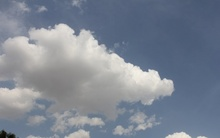
%> input picture f1.jpg, 220 x 138 px, shrunk from 640 x 400 before the run
$ octave 'main (Tu Tianheng'"'"'s conflicted copy 2015-07-15).m'   (GNU Octave 9; MATLAB toolbox functions it lacks are replaced by stand-ins)
%> lines starting %> are read from the running program, lines starting %| are printed output that depends on the picture
### ImagePlot.m
function [] = ImagePlot( image, seg_num, x_vector, y_vector )
%IMAGEPLOT Summary of this function goes here
%   Detailed explanation goes here
% image is the picture that you want to show
% seg_num is the block size of the image, here due to the
% image size is 360*600 we can use seg_num = 20, 30, 40, 60, etc.
% x_vector and y_vector are the x and y of the motion vector

rgb = image;
a = x_vector;
b = y_vector;
% subplot(1,2,1);
imshow(rgb)

hold on;

M = size(rgb,1);
N = size(rgb,2);

for k = 1:seg_num:M
    x = [1 N];
    y = [k k];
    plot(x,y,'Color','w','LineStyle','-');
    plot(x,y,'Color','k','LineStyle',':');
end

for k = 1:seg_num:N
    x = [k k];
    y = [1 M];
    plot(x,y,'Color','w','LineStyle','-');
    plot(x,y,'Color','k','LineStyle',':');
end

hold on;


[X, Y] = meshgrid(seg_num/2:seg_num:(M),seg_num/2:seg_num:(N));
X = X';
Y = Y';
a = a;
b = b;

quiver(Y,X,b,a,'r');

% colormap hsv;
hold off;


end

### ImagePlotSuper.m
function [] = ImagePlotSuper( image1, image2, seg_num, x_vector, y_vector )

%IMAGEPLOT Summary of this function goes here
%   Detailed explanation goes here
% image is the picture that you want to show
% seg_num is the block size of the image, here due to the
% image size is 360*600 we can use seg_num = 20, 30, 40, 60, etc.
% x_vector and y_vector are the x and y of the motion vector


%%%%%%%%%%%%%%%%%%%%%%%%%%%%%%%%%%%%%%%%%%%%
%%%%% Show Two Images in Superposition %%%%%
%%%%%%%%%%%%%%%%%%%%%%%%%%%%%%%%%%%%%%%%%%%%
rgb1 = image1;
a = x_vector;
b = y_vector;
% [8 lines of commented-out code are left out]

C = imfuse(image1,image2,'blend','Scaling','joint');
imshow(C);
hold on;


%%%%%%%%%%%%%%%%%%%%%%%%%%%%%%%%%%%%%%%%%%%%%%%%%%%%%%%
%%% Print the motion vector onto the Image %%%%%%%%%%%%
%%%%%%%%%%%%%%%%%%%%%%%%%%%%%%%%%%%%%%%%%%%%%%%%%%%%%%%
M = size(rgb1,1);
N = size(rgb1,2);

for k = 1:seg_num:M
    x = [1 N];
    y = [k k];
    plot(x,y,'Color','w','LineStyle','-');
    plot(x,y,'Color','k','LineStyle',':');
end

for k = 1:seg_num:N
    x = [k k];
    y = [1 M];
    plot(x,y,'Color','w','LineStyle','-');
    plot(x,y,'Color','k','LineStyle',':');
end

hold on;


[X, Y] = meshgrid(seg_num/2:seg_num:(M),seg_num/2:seg_num:(N));
X = X';
Y = Y';
a = a;
b = b;

quiver(Y,X,b,a,'r');

% colormap hsv;
hold off;


end

### HexMovDetector.m
function [res_r,res_c] = HexMovDetector( pixel1, pixel2,seg_num, BlurFlag,blur_index )
%MOVDETECTOR Summary of this function goes here
%   Detailed explanation goes here
% input args is the two frames and the blur flag
% ooutput args is the moving vector for each small blocks
    %%%%%%%%%%%%%%%%%%%%%%%%%%%%%%%%%%%%%%%%%%%%%%%%%%%%%%%%%%%%%%%%%%%%%%%
    %  parameters
    %%%%%%%%%%%%%%%%%%%%%%%%%%%%%%%%%%%%%%%%%%%%%%%%%%%%%%%%%%%%%%%%%%%%%%%

    likelyhood_thres = 10; % under thres, the two segments are the same
                           % used in MAD


    %%%%%%%%%%%%%%%%%%%%%%%%%%%%%%%%%%%%%%%%%%%%%%%%%%
    %for each frame, segment as 20 by 20 small blocks%
    %%%%%%%%%%%%%%%%%%%%%%%%%%%%%%%%%%%%%%%%%%%%%%%%%%

    if( sum( size(pixel2) == size(pixel1)) == 2)

        [height, width] = size(pixel1);
    else
        disp('two frames have different size, abort!')
        assert(sum( size(pixel2) == size(pixel1)) == 2)
    end
    num = seg_num;
    rows = height/num;
    cols = width/num;
    blk_num = rows*cols;
    nframes = 2; %we only have two frames here

    pixel(:,:,1) = pixel1;
    pixel(:,:,2) = pixel2;


    %seg is the two frames
    %seg(:,:,:,1) is frame1; seg(:,:,:,2) is frame2
    for i = 1:nframes
    %for i = 1:1
        for j = 1:rows
            for m = 1:cols
                index = m + (j-1)*cols;
                seg(:,:,index,i) = pixel((((j-1)*num+1):(j*num)),(((m-1)*num+1):(m*num)),i);
            end
        end
    end

    for m = 1:rows
%     for m = 2:2
        for n = 1:cols
%         for n = 6:6
            position.segr = m;
            position.segc = n;
            %BlockNum = position.segc + (position.segr-1)*num;
            index = n + (m-1)*cols;
% [4 lines of commented-out code are left out]
            opt_r = 0;
            opt_c = 0;

            if(m ~=1 && m~=rows && n ~=1 && n ~= cols)

                if(BlurFlag == true)
                    I = pixel(:,:,2);
                    H = fspecial('disk',blur_index);
                    pixel_n = imfilter(I,H,'replicate');

                    I = seg(:,:,index,1);
                    H = fspecial('disk',blur_index);
                    test_seg = imfilter(I,H,'replicate');
                else
                    pixel_n = pixel(:,:,2);
                    test_seg = seg(:,:,index,1);
                end

                %%%%%%% seven checking points positions
                position.segr = m;
                position.segc = n;

                center_pos.r = 0;
                center_pos.c = 0;
                optflag = 0;

                while optflag == 0

                    %%% the big pattern search
                    para_pos(1).r = center_pos.r;
                    para_pos(1).c = center_pos.c + 2;

                    para_pos(2).r = center_pos.r + 2;
                    para_pos(2).c = center_pos.c + 1;

                    para_pos(3).r = center_pos.r + 2;
                    para_pos(3).c = center_pos.c - 1;

                    para_pos(4).r = center_pos.r;
                    para_pos(4).c = center_pos.c - 2;

                    para_pos(5).r = center_pos.r - 2;
                    para_pos(5).c = center_pos.c - 1;

                    para_pos(6).r = center_pos.r - 2;
                    para_pos(6).c = center_pos.c + 1;

                    for i = 1:7
                        if( i == 1)
                            position.dx = center_pos.r;
                            position.dy = center_pos.c;
                            diff = MAD(test_seg, pixel_n, position,num, likelyhood_thres);
                            v(i) = diff.value;
                        else
                            j = i-1;
                            position.dx = para_pos(j).r;
                            position.dy = para_pos(j).c;
                            diff = MAD(test_seg, pixel_n, position,num, likelyhood_thres);
                            v(i) = diff.value;
                        end
                    end

                    %%% we might have multiple minimum in the values
                    %%% tempsubopt should be choose as the one closest to
                    %%% the center, which is 1
%                     tempsubopt = find (v == min(v));
%                     subopt = min(tempsubopt);

                    subopt = findOptPosHex(v);

%                     subopt = find (v == min(v))
                    if (subopt == 1)
                        %%% start small pattern search %%%%
                        clear v;
                        clear x;
                        clear y;

                        sub_pos(1).r = center_pos.r;
                        sub_pos(1).c = center_pos.c + 1;

                        sub_pos(2).r = center_pos.r - 1;
                        sub_pos(2).c = center_pos.c;

                        sub_pos(3).r = center_pos.r;
                        sub_pos(3).c = center_pos.c - 1;

                        sub_pos(4).r = center_pos.r + 1;
                        sub_pos(4).c = center_pos.c;

                        for i = 1:5
                            if(i == 1)
                                position.dx = center_pos.r;
                                position.dy = center_pos.c;
                                diff = MAD(test_seg, pixel_n, position,num, likelyhood_thres);
                                v(i) = diff.value;
                                x(i) = diff.row;
                                y(i) = diff.col;
                            else
                                j = i-1;
                                position.dx = sub_pos(j).r;
                                position.dy = sub_pos(j).c;
                                diff = MAD(test_seg, pixel_n, position,num, likelyhood_thres);
                                v(i) = diff.value;
                                x(i) = diff.row;
                                y(i) = diff.col;
                            end
                        end
                        %%%% locate the optimal solution %%%%%%%%
                        optflag = 1;

                        opt_index = findOptPosHex(v);
                        %opt_ind = find(v == min(v));
                        %opt_value = min(v);
                        opt_r = x(opt_index);
                        opt_c = y(opt_index);


                    else
                        %%%% change the search center of the big pattern and restart the
                        %%%% search
%                         para_pos(subopt - 1).r
%                         disp('center pos');
                        center_pos.r = para_pos(subopt - 1).r;
                        center_pos.c = para_pos(subopt - 1).c;

                        %cannot search beyond boundry
                        if(abs(center_pos.r) > (num -3) || abs(center_pos.c) > (num -3))
                            disp('beyong the boundry!!!!')
                            opt_r = center_pos.r;
                            opt_c = center_pos.c;
                            break;
                        end

                    end

                end
            end
%             disp(m)
%             disp(n)
            res_r(m,n) = opt_r;
            res_c(m,n) = opt_c;
        end
    end

    %%%%%%%% from here record the data into the output %%%%%%%%%

end

### main (Tu Tianheng's conflicted copy 2015-07-15).m
clc;
clear;
close all;

debug_mode = true;

%%%%% video process%%%%%%%%%%%
% [31 lines of commented-out code are left out]


%%%%%%% picture process%%%%%%%%%%%
p1 = imread('f1.jpg');
%> p1 is the input picture: size 138x220x3 uint8; mean R, G, B 125.1, 133.8, 147.2
%p1 = imread('pseudo_f1.jpg');
p1 = rgb2gray(p1);
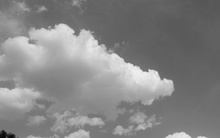
%> p1: size 138x220 uint8; min 6, max 240, mean 132.7

p2 = imread('f2.jpg');
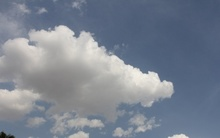
%> input picture f2.jpg, 220 x 138 px, shrunk from 640 x 400 before the run
%> p2 is the input picture: size 138x220x3 uint8; mean R, G, B 122.7, 131.5, 145
%p2 = imread('pseudo_f2.jpg');
%p2 = imread('pseudo_f2_large_move.jpg');
p2 = rgb2gray(p2);
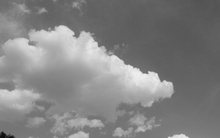
%> p2: size 138x220 uint8; min 9, max 241, mean 130.4
%
% p3 = imread('f3.jpg');
% p3 = rgb2gray(p3);
%

subplot(3,1,1);
v1 = zeros(10,16);
v2 = zeros(10,16);
ImagePlot(p1,40,v1,v2);

subplot(3,1,2);
v1 = zeros(10,16);
v2 = zeros(10,16);
ImagePlot(p2,40,v1,v2);

subplot(3,1,3);
ImagePlotSuper(p1, p2,40,v1,v2);
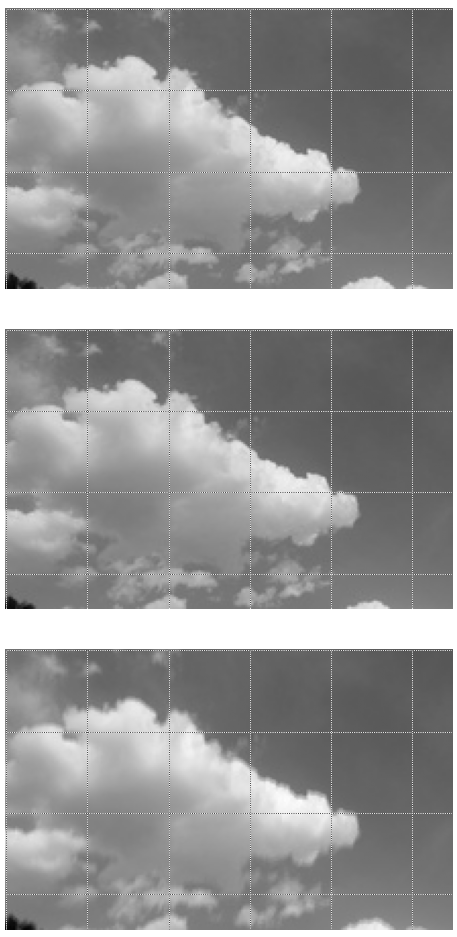
%> figure redrawn from the program's plot data, 3 panels


%%%%%%%%%%%%%%%%%%%%%%%%%%%%%%%%%%%%%%%%%%%%%%%%%%%
%%%%%% find the center of two balls %%%%%%%%%%%%%%%
%%%%%% only work for pic that is just a ball %%%%%%
%%%%%% for debug %%%%%%%%%%%%%%%%%%%%%%%%%%%%%%%%%%
%%%%%%%%%%%%%%%%%%%%%%%%%%%%%%%%%%%%%%%%%%%%%%%%%%%

% [center_r1, center_c1] = findBallCenter(p1);
% [center_r2, center_c2] = findBallCenter(p2);


seg_num = 40;
blur_index = 6;
blur_flag = false;
likelyhood_thres = 10;

%% brutal force

% [11 lines of commented-out code are left out]


%%%%%%%%%%%%%%%%%%%%%%%%%%%%%%%%%%%%%%%%%%%%%%%%%%%%%%%%%%%%%%%%%%%%%%%%%%%
% blurring is not good for edges movement detection, the movement vector
% trends to leanning to the blurring diffusion direction (gradient)
% Therefore, we might be solve the problem as followings:
% 1. sharpen or do nothing to the segment that has edges
% 2. blur segment without/few edges
% needs to be implemented and verified
%%%%%%%%%%%%%%%%%%%%%%%%%%%%%%%%%%%%%%%%%%%%%%%%%%%%%%%%%%%%%%%%%%%%%%%%%%%
% [43 lines of commented-out code are left out]


gt = load('gt_data.mat');
gt_r = gt.gt_data.gt_r;
gt_c = gt.gt_data.gt_c;
ImagePlot(p1,seg_num,gt_r,gt_c);

disp('Normal HEXBS')
[hex_x, hex_y] = HexMovDetector(p1,p2,seg_num,blur_flag,blur_index);
%> the run ends on the next line
